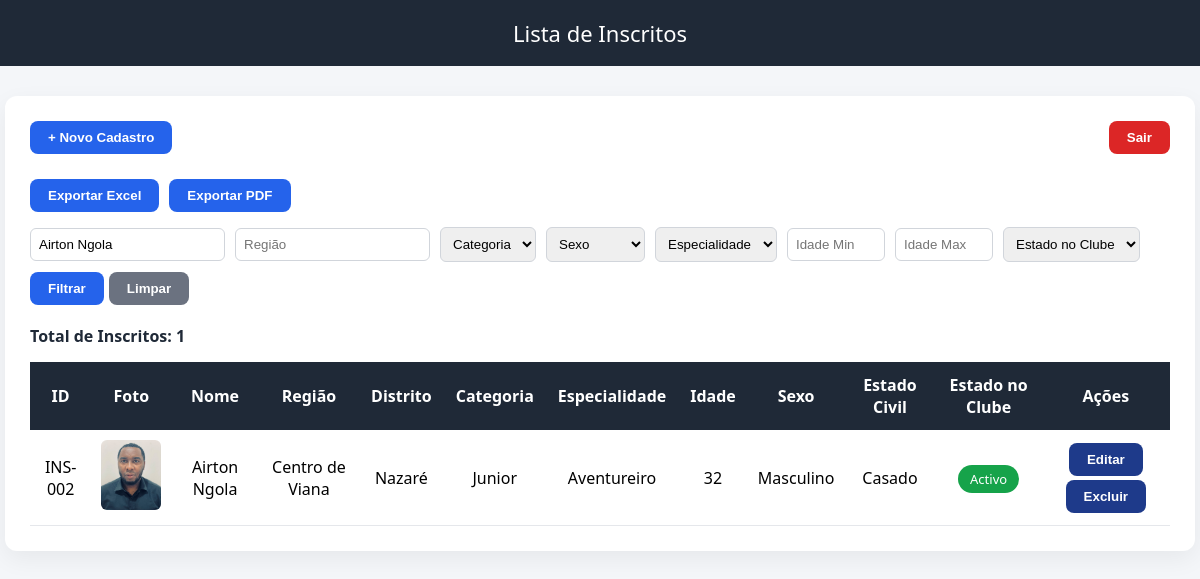
The page /listar_inscritos.php?nome=Airton Ngola on the database its author committed.
### tables this page shows
CREATE TABLE `inscritos` (
  `id` int(11) NOT NULL,
  `foto` varchar(255) DEFAULT NULL,
  `nome` varchar(100) DEFAULT NULL,
  `igreja` varchar(100) DEFAULT NULL,
  `regiao` varchar(100) DEFAULT NULL,
  `distrito` varchar(100) DEFAULT NULL,
  `categoria` varchar(50) DEFAULT NULL,
  `especialidade` varchar(100) DEFAULT NULL,
  `idade` int(11) DEFAULT NULL,
  `sexo` varchar(20) DEFAULT NULL,
  `estado_civil` varchar(50) DEFAULT NULL,
  `estado_clube` varchar(50) DEFAULT NULL,
  `data_registro` timestamp NOT NULL DEFAULT current_timestamp()
);

### listar_inscritos.php (the view, shortened to what this page needs)
<?php
include 'conexao.php';
$nome = $_GET['nome'] ?? '';
$regiao = $_GET['regiao'] ?? '';
$idade_min = isset($_GET['idade_min']) ? (int)$_GET['idade_min'] : '';
$idade_max = isset($_GET['idade_max']) ? (int)$_GET['idade_max'] : '';
$query = "SELECT * FROM inscritos WHERE 1=1";
if($nome != '') $query .= " AND nome LIKE '%$nome%'";
$query .= " ORDER BY data_registro DESC";
$result = $conn->query($query);
$total = $result->num_rows;
?>
<!DOCTYPE html>
<html lang="pt">
<head>
</head>
<body>
<header>Lista de Inscritos</header>
<div class="container">
<div class="top-bar">
    <button class="btn-primary" onclick="window.location.href='principal.php'">+ Novo Cadastro</button>
    <button class="btn-logout" onclick="window.location.href='logout.php'">Sair</button>
</div>
<div class="export-buttons">
    <a href="?export=excel&<?= $_SERVER['QUERY_STRING'] ?>"><button class="btn-primary">Exportar Excel</button></a>
    <a href="?export=pdf&<?= $_SERVER['QUERY_STRING'] ?>"><button class="btn-primary">Exportar PDF</button></a>
</div>
<form method="GET" class="filtros">
    <input type="text" name="nome" placeholder="Nome" value="<?= htmlspecialchars($nome) ?>">
    <input type="text" name="regiao" placeholder="Região" value="<?= htmlspecialchars($regiao) ?>">
    <select name="categoria">
        <option value="">Categoria</option>
    </select>
    <select name="sexo">
        <option value="">Sexo</option>
    </select>
    <select name="especialidade">
        <option value="">Especialidade</option>
    </select>
    <input type="number" name="idade_min" placeholder="Idade Min" value="<?= htmlspecialchars($idade_min) ?>" style="width:80px;">
    <input type="number" name="idade_max" placeholder="Idade Max" value="<?= htmlspecialchars($idade_max) ?>" style="width:80px;">
    <select name="estado_clube">
        <option value="">Estado no Clube</option>
    </select>
    <div class="filtro-botoes">
        <button type="submit" class="btn-filtrar">Filtrar</button>
        <button type="button" class="btn-limpar" onclick="window.location='<?= basename($_SERVER['PHP_SELF']) ?>';">Limpar</button>
    </div>
</form>
<div class="total">Total de Inscritos: <?= $total ?></div>
<table>
<tr>
    <th>ID</th><th>Foto</th><th>Nome</th><th>Região</th><th>Distrito</th>
    <th>Categoria</th><th>Especialidade</th><th>Idade</th><th>Sexo</th>
    <th>Estado Civil</th><th>Estado no Clube</th><th>Ações</th>
</tr>
<?php while($row = $result->fetch_assoc()) { ?>
<tr>
    <td>INS-<?= str_pad($row['id'], 3, "0", STR_PAD_LEFT); ?></td>
    <td><img src="uploads/<?= $row['foto'] ?>"></td>
    <td><?= htmlspecialchars($row['nome']) ?></td>
    <td><?= htmlspecialchars($row['regiao']) ?></td>
    <td><?= htmlspecialchars($row['distrito']) ?></td>
    <td><?= htmlspecialchars($row['categoria']) ?></td>
    <td><?= htmlspecialchars($row['especialidade']) ?></td>
    <td><?= $row['idade'] ?></td>
    <td><?= htmlspecialchars($row['sexo']) ?></td>
    <td><?= htmlspecialchars($row['estado_civil']) ?></td>
    <td><?= ($row['estado_clube']=='Activo' ? "<span class='status ativo'>Activo</span>" : "<span class='status passivo'>Passivo</span>") ?></td>
    <td>
        <a href="editar.php?id=<?= $row['id'] ?>"><button class="btn-editar">Editar</button></a>
        <a href="excluir.php?id=<?= $row['id'] ?>" onclick="return confirm('Tem certeza que deseja excluir este inscrito?')">
            <button class="btn-excluir">Excluir</button>
        </a>
    </td>
</tr>
<?php } ?>
</table>
</div>
</body>
</html>

### listar_inscritos.php (style rules this page uses)
body { font-family: 'Segoe UI', Arial, sans-serif; background:#f4f6f9; margin:0; }
header { background:#1f2937; color:white; padding:18px; text-align:center; font-size:22px; }
.container { width:95%; margin:30px auto; background:white; padding:25px; border-radius:12px; box-shadow:0 8px 25px rgba(0,0,0,0.06); }
.top-bar { display:flex; justify-content:space-between; align-items:center; margin-bottom:25px; }
button { padding:9px 18px; border:none; border-radius:8px; font-weight:600; cursor:pointer; transition:all 0.2s ease; }
.btn-primary { background:#2563eb; color:white; }
.btn-logout { background:#dc2626; color:white; }
.filtros { margin-bottom:20px; display:flex; gap:10px; flex-wrap:wrap; align-items:center; }
.filtros input, .filtros select { padding:8px; border-radius:6px; border:1px solid #d1d5db; }
.filtro-botoes { display:flex; gap:5px; }
.btn-filtrar { background:#2563eb; color:white; }
.btn-limpar { background:#6b7280; color:white; }
table { width:100%; border-collapse:collapse; }
th { background:#1f2937; color:white; padding:12px; }
td { border-bottom:1px solid #e5e7eb; padding:10px; text-align:center; }
img { width:60px; height:70px; object-fit:cover; border-radius:6px; }
.status { padding:5px 12px; border-radius:20px; color:white; font-size:13px; }
.ativo { background:#16a34a; }
.btn-editar, .btn-excluir { background:#1e3a8a; color:white; margin:2px 0; }
.total { margin:15px 0; font-weight:600; color:#1f2937; }
.export-buttons { margin-bottom:15px; display:flex; gap:10px; }

### rows shown on the page
inscritos: id "002", foto (picture), nome "Airton Ngola", regiao "Centro de Viana", distrito "Nazaré", categoria "Junior", especialidade "Aventureiro", idade "32", sexo "Masculino", estado_civil "Casado", estado_clube "Activo"

### other values the page prints
$total "1"
